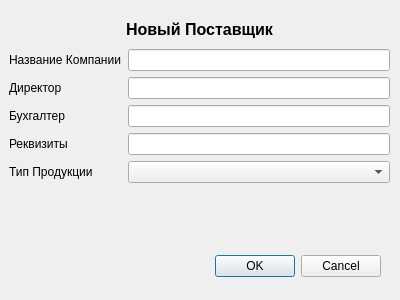
<?xml version="1.0" encoding="UTF-8"?>
<ui version="4.0">
 <class>NewPostavshikdlg</class>
 <widget class="QDialog" name="NewPostavshikdlg">
  <property name="geometry">
   <rect>
    <x>0</x>
    <y>0</y>
    <width>400</width>
    <height>300</height>
   </rect>
  </property>
  <property name="windowTitle">
   <string>Dialog</string>
  </property>
  <widget class="QDialogButtonBox" name="buttonBox">
   <property name="geometry">
    <rect>
     <x>40</x>
     <y>250</y>
     <width>341</width>
     <height>32</height>
    </rect>
   </property>
   <property name="orientation">
    <enum>Qt::Horizontal</enum>
   </property>
   <property name="standardButtons">
    <set>QDialogButtonBox::Cancel|QDialogButtonBox::Ok</set>
   </property>
  </widget>
  <widget class="QWidget" name="verticalLayoutWidget">
   <property name="geometry">
    <rect>
     <x>9</x>
     <y>9</y>
     <width>381</width>
     <height>41</height>
    </rect>
   </property>
   <layout class="QVBoxLayout" name="verticalLayout">
    <item>
     <widget class="QLabel" name="label">
      <property name="font">
       <font>
        <pointsize>12</pointsize>
        <weight>75</weight>
        <bold>true</bold>
       </font>
      </property>
      <property name="text">
       <string>Новый Поставщик</string>
      </property>
      <property name="alignment">
       <set>Qt::AlignCenter</set>
      </property>
     </widget>
    </item>
   </layout>
  </widget>
  <widget class="QWidget" name="formLayoutWidget">
   <property name="geometry">
    <rect>
     <x>9</x>
     <y>49</y>
     <width>381</width>
     <height>191</height>
    </rect>
   </property>
   <layout class="QFormLayout" name="formLayout">
    <item row="0" column="0">
     <widget class="QLabel" name="label_2">
      <property name="text">
       <string>Название Компании</string>
      </property>
     </widget>
    </item>
    <item row="1" column="0">
     <widget class="QLabel" name="label_3">
      <property name="text">
       <string>Директор</string>
      </property>
     </widget>
    </item>
    <item row="2" column="0">
     <widget class="QLabel" name="label_4">
      <property name="text">
       <string>Бухгалтер</string>
      </property>
     </widget>
    </item>
    <item row="3" column="0">
     <widget class="QLabel" name="label_5">
      <property name="text">
       <string>Реквизиты</string>
      </property>
     </widget>
    </item>
    <item row="4" column="0">
     <widget class="QLabel" name="label_6">
      <property name="text">
       <string>Тип Продукции</string>
      </property>
     </widget>
    </item>
    <item row="0" column="1">
     <widget class="QLineEdit" name="PostName"/>
    </item>
    <item row="1" column="1">
     <widget class="QLineEdit" name="PostDir"/>
    </item>
    <item row="2" column="1">
     <widget class="QLineEdit" name="PostBuh"/>
    </item>
    <item row="4" column="1">
     <widget class="QComboBox" name="PostTip"/>
    </item>
    <item row="3" column="1">
     <widget class="QLineEdit" name="PostRequ"/>
    </item>
   </layout>
  </widget>
 </widget>
 <resources/>
 <connections>
  <connection>
   <sender>buttonBox</sender>
   <signal>accepted()</signal>
   <receiver>NewPostavshikdlg</receiver>
   <slot>accept()</slot>
   <hints>
    <hint type="sourcelabel">
     <x>248</x>
     <y>254</y>
    </hint>
    <hint type="destinationlabel">
     <x>157</x>
     <y>274</y>
    </hint>
   </hints>
  </connection>
  <connection>
   <sender>buttonBox</sender>
   <signal>rejected()</signal>
   <receiver>NewPostavshikdlg</receiver>
   <slot>reject()</slot>
   <hints>
    <hint type="sourcelabel">
     <x>316</x>
     <y>260</y>
    </hint>
    <hint type="destinationlabel">
     <x>286</x>
     <y>274</y>
    </hint>
   </hints>
  </connection>
 </connections>
</ui>
